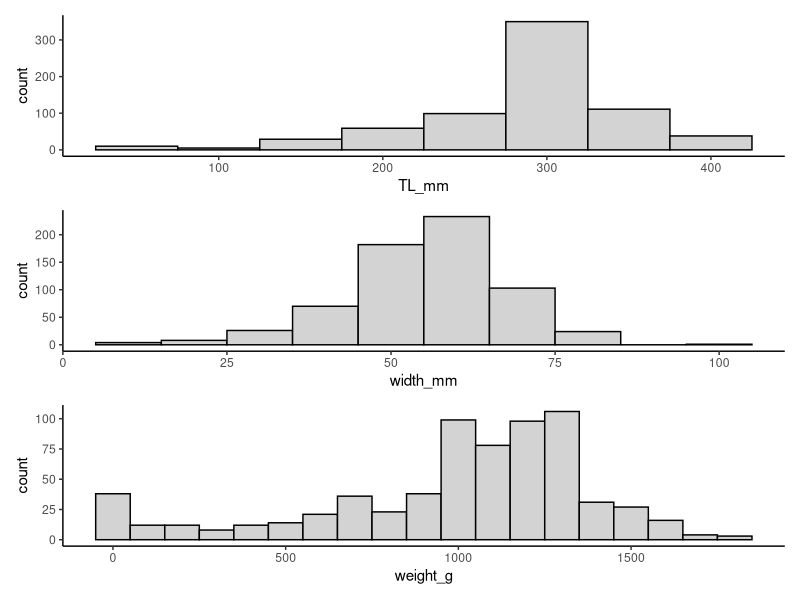
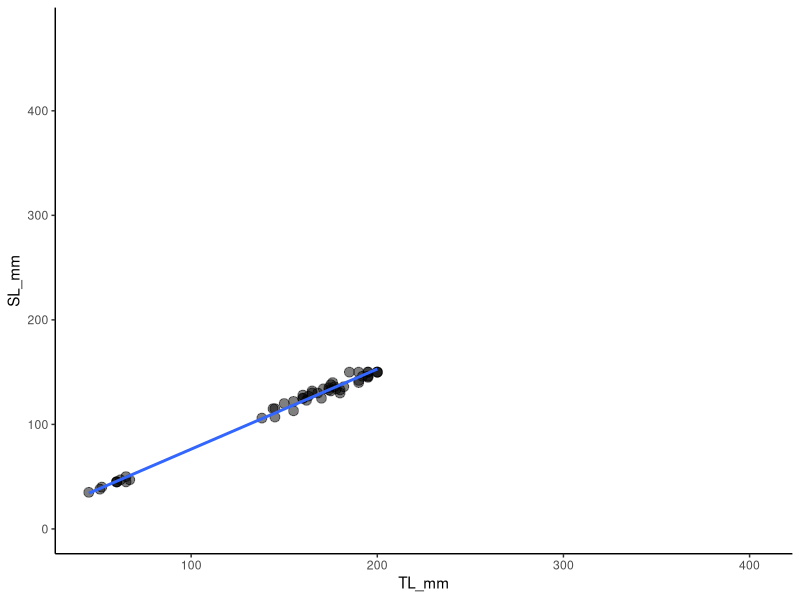

The R source for these figures, in order: (Note: this script raises an error after producing the figures.)
## --------------------------------------------------------------#
## Script name: Script0-4_Results
##
## Purpose of script: 
##    
## Various descriptive stats and plots regarding
## Hamilton Harbour Goldfish. Main results script for
## HH GF pop dems/ages/bar spacing MS.
## 
##
## Author: 
## Cole MacLeod
## 
##
## Original Date Created: 20 Oct 2025
## Version: 2025-11-07
## ---------------------------------------------------------------#

###Load packages
library(tidyverse)
library(ggplot2)
library(patchwork)

### Load data
#----------------------------#
data<-read.csv("01 - Data/2025-10-29_DFO_SN.csv")
data1<-read.csv("01 - Data/2025-11-05_Batch_DFO_SN.csv")


### Specify objects and parameters
#----------------------------#
theme_set(theme_classic())
options(scip=99)
param_widths <- data.frame(width_mm=c(50, 40, 30)) #Target widths for model predictions
df_testresults <- data.frame() #Home for test results
plots <- list() #home for plots


#Description of morphological variables ---------------
#uses batch data - want to be size structure representative

#TL
#----------------------------#
range(data1$TL_mm)
mean(data1$TL_mm)
sd(data1$TL_mm)

#visualize TL distrib
plots$TLhist<-ggplot(data1, aes(TL_mm))+
 geom_histogram(binwidth=50, fill="lightgrey", colour="black")

#Width
#----------------------------#
range(data1$width_mm, na.rm=TRUE)
mean(data1$width_mm, na.rm=TRUE)
sd(data1$width_mm, na.rm=TRUE)
#visualize width distrib
plots$widthhist<-ggplot(data1, aes(width_mm))+
 geom_histogram(binwidth=10, fill="lightgrey", colour="black", na.rm=TRUE)

#mass
#----------------------------#
range(data1$weight_g, na.rm=TRUE)
mean(data1$weight_g, na.rm=TRUE)
sd(data1$weight_g, na.rm=TRUE)
#visualize mass distrib
plots$masshist<-ggplot(data1, aes(weight_g))+
 geom_histogram(binwidth=100, fill="lightgrey", colour="black", na.rm=TRUE)

#combine morph plots
#----------------------------#
plots$morphhists <-
 with(plots,
      TLhist/widthhist/masshist
 )
plots$morphhists

#M vs F size diff?
#----------------------------#
data %>% count(sex)
#only have 28 males.. typically need min. 30 to assume representative?

t.test(TL_mm~sex, data)
t.test(width_mm~sex, data)
t.test(weight_g~sex, data)

data %>% filter(!is.na(sex)) %>% group_by(sex) %>%
 summarize(meanTL=mean(TL_mm), sdTL=sd(TL_mm))

data %>% filter(!is.na(sex), !is.na(width_mm)) %>% group_by(sex) %>%
 summarize(meanWi=mean(width_mm), sdWi=sd(width_mm))

data %>% filter(!is.na(sex), !is.na(weight_g)) %>% group_by(sex) %>%
 summarize(meanW=mean(weight_g), sdW=sd(weight_g))
#females larger across all three, significantly so for width and weight


# Relating Morphological variables  -----------
#non-batch data - only want observed values, not predicted

#TL-FL
#----------------------------#
model_TL_FL <- lm(FL_mm~TL_mm, data)
summary(model_TL_FL)
coef(model_TL_FL)

plots$TL_FL<-ggplot(data, aes(y = FL_mm, x = TL_mm))+
 geom_point(size=3, alpha=0.5)+
 geom_smooth(method="lm", se=F)+
 ylim(0, 475)

#TL - SL
#----------------------------#
model_TL_SL <- lm(SL_mm~TL_mm, data)
summary(model_TL_SL)

plots$TL_SL<-ggplot(data, aes(y = SL_mm, x = TL_mm))+
 geom_point(size=3, alpha=0.5)+
 geom_smooth(method="lm", se=F)+
 ylim(0, 475)

plots$TL_SL

#TL - Height
#----------------------------#

lm_
log_TL_height<-lm(log(height_mm)~log(TL_mm), #unreasonable height measurements
                    data %>% filter(!ID=="52", !ID=="75"))
summary(model_TL_height)

data$logpredictions<-predict(log_TL_height, newdata=data)
data$logpredictions<-exp(data$logpredictions)

plots$TL_height<-ggplot(data %>% filter(!ID=="52", !ID=="75"), 
                        aes(y = height_mm, x = TL_mm))+
 geom_point(size=3, alpha=0.5)+
 geom_line(aes(y=logpredictions), colour="blue", size=1)

plots$TL_height

data <- subset(data, select = -logpredictions)

#TL - Width
#----------------------------#
#linear
lm_TL_width <- lm(width_mm~TL_mm, data)
summary(lm_TL_width)
coef(lm_TL_width)

#log
log_TL_width <- lm(log(width_mm)~log(TL_mm), data)
summary(log_TL_width)

#log wins
AIC(lm_TL_width, log_TL_width)

data$logpredictions<-predict(log_TL_width, newdata=data)
data$logpredictions<-exp(data$logpredictions)

#plot
plots$TL_width<-ggplot(data, mapping=aes(y = width_mm, x = TL_mm))+
 geom_point(size=3, alpha=0.5)+
 geom_line(aes(y=logpredictions), colour="blue", size=1)

plots$TL_width
data <- subset(data, select = -logpredictions)


#Width - TL
#----------------------------#
#Linear equation
lm_width_TL <- lm(TL_mm~width_mm, data) 
summary(lm_width_TL)

#Logistic equation (nls)
logistic_width_TL <- nls(TL_mm ~ K/(1 + exp(-b * (width_mm - x0))), 
                         data = data,
                         start = list(K = max(data$TL_mm, na.rm=T)+10,
                                      b = 0.1, x0 = median(data$width_mm, na.rm=T)))
summary(logistic_width_TL)
plot(logistic_width_TL)

#logistic wins
AIC(lm_width_TL, logistic_width_TL)

#plot
plots$width_TL<-ggplot(data, mapping=aes(x = width_mm, y = TL_mm))+
 geom_point(size=3, alpha=0.5)+
 geom_smooth(method="nls",formula="y~K/(1+exp(-b*(x-x0)))",
             method.args=list(start=list(K = max(data$TL_mm, na.rm=T)+10, 
                                         b = 0.1, x0 = median(data$width_mm, na.rm=T))),
             se=FALSE, colour="blue")

plots$width_TL

#TL - Mass
#----------------------------#
log_TL_mass <- lm(log(weight_g)~log(TL_mm), data %>% filter(!dataset=="SN"))
summary(log_TL_mass) #r squared w/ SN data = 0.92, w/o = 0.97 - seasonal diff in wts?

data$logpredictions<-predict(log_TL_mass, newdata=data)
data$logpredictions<-exp(data$logpredictions)

#plot
plots$TL_mass<-ggplot(data %>% filter(!dataset=="SN"), aes(y = weight_g, x = TL_mm))+
 geom_point(size=3, alpha=0.5)+
 geom_line(aes(y=logpredictions), colour="blue", size=1)

plots$TL_mass #appearance suggests some room for further improvement
#but probably not important enough to worry about refining a glm?
data <- subset(data, select = -logpredictions)

#combine plots
#----------------------------#
plots$TLFLSL <-
 with(plots,
      TL_FL+TL_SL)
plots$TLFLSL

plots$TLwidth<-
 with(plots,
      TL_width+width_TL)
plots$TLwidth

plots$TL_mass

#Ages ------------------------------------
mean(data$use.age, na.rm=T)
sd(data$use.age, na.rm=T)

data %>% group_by(sex) %>% summarize(mean=mean(use.age, na.rm=T), sd=sd(use.age, na.rm=T))
#no diff

#calculate morphometrics by age class
ageclasses<-data %>% filter(!is.na(use.age)) %>% mutate(class=case_when(
  use.age <= 4 ~ "1 to 4",
  use.age >= 5 & use.age <= 8 ~ "5 to 8",
  use.age >= 9 & use.age <= 12 ~ "9 to 12",
  use.age >= 13 & use.age <= 16 ~ "13 to 16",
  use.age >= 17 & use.age <= 20 ~ "17 to 20",
  use.age >= 21 & use.age <= 24 ~ "21 to 24",
  use.age >= 25 & use.age <= 28 ~ "25 to 28",
  use.age >= 29 & use.age <= 31 ~ "29 to 31"
  )) %>% group_by(class) %>% 
 mutate(n=n(), meanTL=mean(TL_mm, na.rm=T), sdTL=sd(TL_mm, na.rm=T),
        meanWidth=mean(width_mm, na.rm=T), sdWidth=sd(width_mm, na.rm=T),
        meanWeight=mean(weight_g, na.rm=T), sdWeight=sd(weight_g, na.rm=T),
        meanHeight=mean(height_mm, na.rm=T), sdHeight=sd(height_mm, na.rm=T)) %>% 
 ungroup() %>% 
 mutate(class=factor(class, levels=c(
   "1 to 4", "5 to 8", "9 to 12", "13 to 16", 
   "17 to 20", "21 to 24", "25 to 28", "29 to 31"))) %>% 
 arrange(class)

ageclasses

plots$TL_ageclass<-ggplot(ageclasses, aes(y=TL_mm, x=class, group=class))+
 geom_boxplot(outlier.shape="asterisk")+
 stat_summary(fun="mean", geom="point")
 #geom_errorbar(aes(ymin=meanTL-sdTL, ymax=meanTL+sdTL))

plots$width_ageclass<-ggplot(ageclasses, aes(y=width_mm, x=class, group=class))+
 geom_boxplot(outlier.shape="asterisk")+
 stat_summary(fun="mean", geom="point")

plots$ageclass<-with(plots,
                     TL_ageclass/width_ageclass)
plots$ageclass

#export for table
ageclasstable<-ageclasses %>% 
 select(class, n, meanTL, sdTL, meanWidth, sdWidth, 
        meanHeight, sdHeight, meanWeight, sdWeight) %>% distinct()

ageclasstable<-as.data.frame(lapply(ageclasstable, function(x)
                                  if(is.numeric(x)) round(x, digits = 0) else x))
ageclasstable<-ageclasstable %>% 
 unite("Total length (mm)", meanTL, sdTL, sep =" ± ") %>% 
 unite("Width (mm)", meanWidth, sdWidth, sep=" ± ") %>% 
 unite("Mass (g)", meanWeight, sdWeight, sep=" ± ") %>% 
 unite("Height (mm)", meanHeight, sdHeight, sep=" ± ")

write_csv(ageclasstable, "ageclasses.csv")


#visualize age distrib
#----------------------------#
agehist<-ggplot(data, aes(use.age))+
 geom_histogram(binwidth=2, fill="lightgrey", colour="black")
agehist


###Histograms
#----------------------------#

plots$HistObsAge <- ggplot(data, aes(x=use.age, y=stat(density)))+  #uses observed ages 
 geom_freqpoly(bins=31, fill="lightgrey", colour="black")+
 labs(x = "Observed Age")
plots$HistObsAge

plots$HistPredAge <- ggplot(data1, aes(x=pred.age, y=stat(density)))+  #uses crappy fitting VBGM
 geom_freqpoly(bins=31, fill='lightgrey', colour='black')+
 labs(x = "Predicted Age (incl. batch fish)")
plots$HistPredAge

plots$HistPredAge2 <- ggplot(data1 %>% filter(!dataset=="batch"), #predicted ages sans batch fish
                             aes(x=pred.age, y=stat(density)))+  #uses crappy fitting VBGM
 geom_freqpoly(bins=31, fill='lightgrey', colour='black')+
 labs(x = "Predicted Age (excl. batch fish)")
plots$HistPredAge2

#Combine histograms
plots$combined2 <-
 with(plots,
       HistObsAge/
       HistPredAge2/
       HistPredAge
 )
plots$combined2

#Fecundity-----------------------------------------


#TL-Fecundity (from existing equation)
#----------------------------#
plots$LengthFecundityBatch <-
 ggplot(data1, aes(x = TL_mm, y = pred.eggs, colour = pred.age))+
 geom_point(size=3, alpha=0.5)+
 #geom_rug(position="jitter", sides = "b")+
 #geom_vline(xintercept = c(71, 170, 243, 298, 338, 368, 390),
           # colour="dark grey")+
 scale_colour_viridis_c()

plots$LengthFecundityBatch

#Width-Fecundity
#----------------------------#
#model relationship
#trimming fish without width measurements as well as those that are not fecund
d1_WidthFecundity<-data1 %>% 
 filter(!is.na(width_mm), TL_mm>100)

#log model
model_eggs_log <- lm(log(pred.eggs) ~ log(width_mm), data=d1_WidthFecundity)
d1_WidthFecundity$logpredictions<-exp(predict(object = model_eggs_log))
summary(model_eggs_log)
coef(model_eggs_log)

#glm with log link
log_glm_eggs<-glm(pred.eggs~width_mm, family=gaussian(link="log"), data=d1_WidthFecundity)
d1_WidthFecundity$glmpredictions<-exp(predict(object = log_glm_eggs))

AIC(log_glm_eggs, model_eggs_log)

#log plot
plots$EggWidth <- 
 ggplot(d1_WidthFecundity, aes(x = width_mm, y = pred.eggs)) +
 geom_point(alpha = 0.5, size=1.25) +
 geom_line(aes(x = width_mm, y = logpredictions), size=1.25, colour="blue")+
 #geom_line(aes(x = width_mm, y = glmpredictions), size=1.25, colour="red")+
 #geom_vline(xintercept=c(30, 40, 50))+
 labs(x = "Width (mm)", y = "Predicted Number of Eggs")+
 scale_y_continuous(limits=c(0,22000))

plots$EggWidth

rm(d1_WidthFecundity)

#Fecundity descriptive stats/plots
#----------------------------#
range(data1$pred.eggs, na.rm=T)
mean(data1$pred.eggs, na.rm=T)
sd(data1$pred.eggs, na.rm=T)

plots$HistEggs <- ggplot(data1 %>% filter(!is.na(pred.eggs)), aes(x=pred.eggs))+
 geom_histogram(bins=10, colour="black", fill="lightgrey")+
     labs(x = "Predicted fecundity (number of eggs)", y= "Goldfish count")
plots$HistEggs

plots$HistEggs2 <- ggplot(data1 %>% filter(!is.na(pred.eggs)), aes(x=width_mm))+
 geom_histogram(aes(weight=pred.eggs), binwidth=10, boundary=50, colour="black", fill="lightgrey")+
 labs(x = "Width (mm)", y= "Egg count")
plots$HistEggs2

plots$HistEggs3 <- ggplot(data1 %>% filter(!is.na(pred.eggs)), aes(x=TL_mm))+
 geom_histogram(aes(weight=pred.eggs), binwidth=50, boundary=200, colour="black", fill="lightgrey")+
 labs(x = "Total length (mm)", y= "Egg count")
plots$HistEggs3

plots$combined3 <-
 with(plots,
      HistEggs/
       HistEggs2
 )
plots$combined3


#cumulative egg passage: see bottom of script0-3



#--------------------------------### END OF SCRIPT ### ------------------------------------------------------#



#### Random Plots/Scrap code etc. ####

## -- 4. Observed Age and predicted fecundity by length -- ##

plots$LengthFecundityAge <-
 ggplot(data1 %>% filter(!is.na(age)), aes(x = TL_mm, y = pred.eggs, colour = age))+
 geom_point(size=3, alpha=0.5)+
 geom_rug(position="jitter", sides = "b")+
 geom_vline(xintercept = c(71, 170, 243, 298, 338, 368, 390), #Numbers are age class years
            colour="dark grey")+
 scale_colour_viridis_c()

plots$LengthFecundityAge

## -- 5. Gonad mass and predicted fecundity by length -- ##

plots$LengthFecundityGonads <-
 ggplot(data1%>% filter(!is.na(gonads_g)), aes(x = TL_mm, y = pred.eggs, colour = gonads_g))+
 geom_point(size=3, alpha=0.5)+
 geom_rug(position="jitter", sides = "b")+
 geom_vline(xintercept = c(71, 170, 243, 298, 338, 368, 390), #Numbers are age class years
            colour="dark grey")+
 scale_colour_viridis_c()

plots$LengthFecundityGonads
